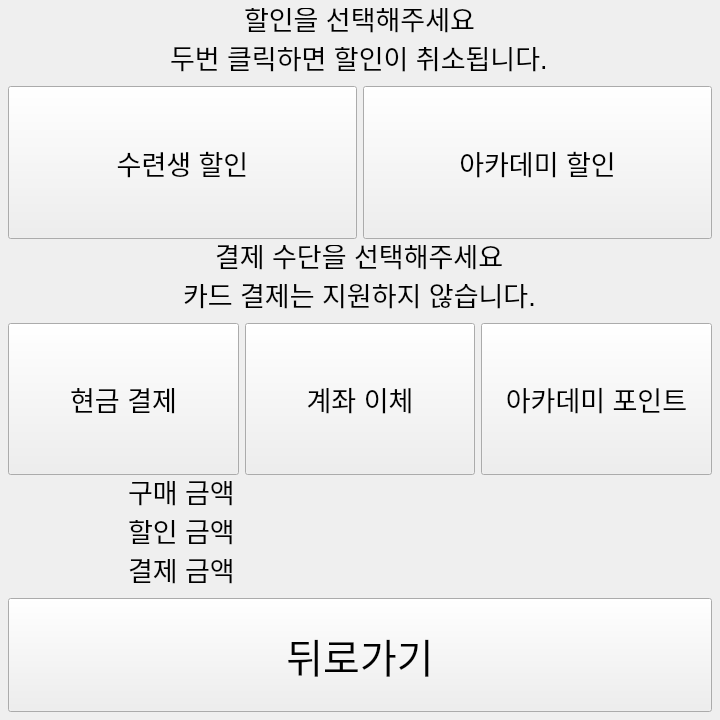
<?xml version="1.0" encoding="UTF-8"?>
<ui version="4.0">
 <class>Form</class>
 <widget class="QWidget" name="Form">
  <property name="geometry">
   <rect>
    <x>0</x>
    <y>0</y>
    <width>720</width>
    <height>720</height>
   </rect>
  </property>
  <property name="sizePolicy">
   <sizepolicy hsizetype="Expanding" vsizetype="Expanding">
    <horstretch>0</horstretch>
    <verstretch>0</verstretch>
   </sizepolicy>
  </property>
  <property name="minimumSize">
   <size>
    <width>720</width>
    <height>720</height>
   </size>
  </property>
  <property name="font">
   <font>
    <pointsize>20</pointsize>
   </font>
  </property>
  <property name="windowTitle">
   <string>Form</string>
  </property>
  <property name="styleSheet">
   <string notr="true"/>
  </property>
  <layout class="QVBoxLayout" name="verticalLayout" stretch="2,2,2">
   <property name="leftMargin">
    <number>8</number>
   </property>
   <property name="topMargin">
    <number>8</number>
   </property>
   <property name="rightMargin">
    <number>8</number>
   </property>
   <property name="bottomMargin">
    <number>8</number>
   </property>
   <item>
    <layout class="QGridLayout" name="gridLayout">
     <property name="leftMargin">
      <number>0</number>
     </property>
     <property name="topMargin">
      <number>0</number>
     </property>
     <property name="rightMargin">
      <number>0</number>
     </property>
     <property name="bottomMargin">
      <number>0</number>
     </property>
     <item row="2" column="0">
      <widget class="QPushButton" name="btn_student_discount">
       <property name="sizePolicy">
        <sizepolicy hsizetype="Expanding" vsizetype="Minimum">
         <horstretch>0</horstretch>
         <verstretch>0</verstretch>
        </sizepolicy>
       </property>
       <property name="font">
        <font>
         <pointsize>20</pointsize>
        </font>
       </property>
       <property name="text">
        <string>수련생 할인</string>
       </property>
      </widget>
     </item>
     <item row="2" column="1">
      <widget class="QPushButton" name="le_academy_discount">
       <property name="sizePolicy">
        <sizepolicy hsizetype="Expanding" vsizetype="Minimum">
         <horstretch>0</horstretch>
         <verstretch>0</verstretch>
        </sizepolicy>
       </property>
       <property name="font">
        <font>
         <pointsize>20</pointsize>
        </font>
       </property>
       <property name="autoFillBackground">
        <bool>false</bool>
       </property>
       <property name="text">
        <string>아카데미 할인</string>
       </property>
      </widget>
     </item>
     <item row="1" column="0" colspan="2">
      <widget class="QLineEdit" name="lineEdit_3">
       <property name="sizePolicy">
        <sizepolicy hsizetype="Expanding" vsizetype="Fixed">
         <horstretch>0</horstretch>
         <verstretch>0</verstretch>
        </sizepolicy>
       </property>
       <property name="focusPolicy">
        <enum>Qt::FocusPolicy::NoFocus</enum>
       </property>
       <property name="styleSheet">
        <string notr="true">background-color: transparent;</string>
       </property>
       <property name="text">
        <string>두번 클릭하면 할인이 취소됩니다.</string>
       </property>
       <property name="frame">
        <bool>false</bool>
       </property>
       <property name="alignment">
        <set>Qt::AlignmentFlag::AlignCenter</set>
       </property>
      </widget>
     </item>
     <item row="0" column="0" colspan="2">
      <widget class="QLineEdit" name="le_select_discount">
       <property name="sizePolicy">
        <sizepolicy hsizetype="Expanding" vsizetype="Fixed">
         <horstretch>0</horstretch>
         <verstretch>0</verstretch>
        </sizepolicy>
       </property>
       <property name="font">
        <font>
         <pointsize>20</pointsize>
        </font>
       </property>
       <property name="focusPolicy">
        <enum>Qt::FocusPolicy::NoFocus</enum>
       </property>
       <property name="styleSheet">
        <string notr="true">background-color: transparent;</string>
       </property>
       <property name="text">
        <string>할인을 선택해주세요</string>
       </property>
       <property name="frame">
        <bool>false</bool>
       </property>
       <property name="alignment">
        <set>Qt::AlignmentFlag::AlignCenter</set>
       </property>
       <property name="readOnly">
        <bool>true</bool>
       </property>
      </widget>
     </item>
    </layout>
   </item>
   <item>
    <layout class="QGridLayout" name="gridLayout_3" rowstretch="0,0,0" columnstretch="0,0,0" rowminimumheight="0,0,0">
     <property name="leftMargin">
      <number>0</number>
     </property>
     <property name="topMargin">
      <number>0</number>
     </property>
     <property name="rightMargin">
      <number>0</number>
     </property>
     <property name="bottomMargin">
      <number>0</number>
     </property>
     <item row="1" column="0" colspan="3">
      <widget class="QLineEdit" name="lineEdit_2">
       <property name="sizePolicy">
        <sizepolicy hsizetype="Expanding" vsizetype="Fixed">
         <horstretch>0</horstretch>
         <verstretch>0</verstretch>
        </sizepolicy>
       </property>
       <property name="font">
        <font>
         <pointsize>20</pointsize>
         <hintingpreference>PreferDefaultHinting</hintingpreference>
        </font>
       </property>
       <property name="focusPolicy">
        <enum>Qt::FocusPolicy::NoFocus</enum>
       </property>
       <property name="styleSheet">
        <string notr="true">background-color: transparent;</string>
       </property>
       <property name="text">
        <string>카드 결제는 지원하지 않습니다.</string>
       </property>
       <property name="frame">
        <bool>false</bool>
       </property>
       <property name="alignment">
        <set>Qt::AlignmentFlag::AlignCenter</set>
       </property>
      </widget>
     </item>
     <item row="2" column="1">
      <widget class="QPushButton" name="btn_bank_transfer_payment">
       <property name="sizePolicy">
        <sizepolicy hsizetype="Expanding" vsizetype="Minimum">
         <horstretch>0</horstretch>
         <verstretch>0</verstretch>
        </sizepolicy>
       </property>
       <property name="font">
        <font>
         <pointsize>20</pointsize>
        </font>
       </property>
       <property name="text">
        <string>계좌 이체</string>
       </property>
      </widget>
     </item>
     <item row="2" column="0">
      <widget class="QPushButton" name="btn_cash_payment">
       <property name="sizePolicy">
        <sizepolicy hsizetype="Expanding" vsizetype="Minimum">
         <horstretch>0</horstretch>
         <verstretch>0</verstretch>
        </sizepolicy>
       </property>
       <property name="font">
        <font>
         <pointsize>20</pointsize>
        </font>
       </property>
       <property name="text">
        <string>현금 결제</string>
       </property>
      </widget>
     </item>
     <item row="2" column="2">
      <widget class="QPushButton" name="btn_academy_point_payment">
       <property name="sizePolicy">
        <sizepolicy hsizetype="Expanding" vsizetype="Minimum">
         <horstretch>0</horstretch>
         <verstretch>0</verstretch>
        </sizepolicy>
       </property>
       <property name="font">
        <font>
         <pointsize>20</pointsize>
        </font>
       </property>
       <property name="text">
        <string>아카데미 포인트</string>
       </property>
      </widget>
     </item>
     <item row="0" column="0" colspan="3">
      <widget class="QLineEdit" name="lineEdit">
       <property name="sizePolicy">
        <sizepolicy hsizetype="Expanding" vsizetype="Fixed">
         <horstretch>0</horstretch>
         <verstretch>0</verstretch>
        </sizepolicy>
       </property>
       <property name="font">
        <font>
         <pointsize>20</pointsize>
         <hintingpreference>PreferDefaultHinting</hintingpreference>
        </font>
       </property>
       <property name="focusPolicy">
        <enum>Qt::FocusPolicy::NoFocus</enum>
       </property>
       <property name="styleSheet">
        <string notr="true">background-color: transparent;</string>
       </property>
       <property name="text">
        <string>결제 수단을 선택해주세요</string>
       </property>
       <property name="frame">
        <bool>false</bool>
       </property>
       <property name="alignment">
        <set>Qt::AlignmentFlag::AlignCenter</set>
       </property>
      </widget>
     </item>
    </layout>
   </item>
   <item>
    <layout class="QGridLayout" name="gridLayout_2">
     <property name="leftMargin">
      <number>0</number>
     </property>
     <property name="topMargin">
      <number>0</number>
     </property>
     <property name="rightMargin">
      <number>0</number>
     </property>
     <property name="bottomMargin">
      <number>0</number>
     </property>
     <item row="1" column="1">
      <widget class="QLineEdit" name="le_discount_amount_num">
       <property name="sizePolicy">
        <sizepolicy hsizetype="Expanding" vsizetype="Minimum">
         <horstretch>0</horstretch>
         <verstretch>0</verstretch>
        </sizepolicy>
       </property>
       <property name="font">
        <font>
         <pointsize>20</pointsize>
        </font>
       </property>
       <property name="focusPolicy">
        <enum>Qt::FocusPolicy::NoFocus</enum>
       </property>
       <property name="styleSheet">
        <string>background-color: transparent;</string>
       </property>
       <property name="frame">
        <bool>false</bool>
       </property>
       <property name="readOnly">
        <bool>true</bool>
       </property>
      </widget>
     </item>
     <item row="2" column="0">
      <widget class="QLineEdit" name="le_payment_amount">
       <property name="sizePolicy">
        <sizepolicy hsizetype="Expanding" vsizetype="Minimum">
         <horstretch>0</horstretch>
         <verstretch>0</verstretch>
        </sizepolicy>
       </property>
       <property name="font">
        <font>
         <pointsize>20</pointsize>
        </font>
       </property>
       <property name="focusPolicy">
        <enum>Qt::FocusPolicy::NoFocus</enum>
       </property>
       <property name="styleSheet">
        <string>background-color: transparent;</string>
       </property>
       <property name="text">
        <string>결제 금액</string>
       </property>
       <property name="frame">
        <bool>false</bool>
       </property>
       <property name="alignment">
        <set>Qt::AlignmentFlag::AlignCenter</set>
       </property>
       <property name="readOnly">
        <bool>true</bool>
       </property>
      </widget>
     </item>
     <item row="0" column="1">
      <widget class="QLineEdit" name="le_purchase_amount_num">
       <property name="sizePolicy">
        <sizepolicy hsizetype="Expanding" vsizetype="Minimum">
         <horstretch>0</horstretch>
         <verstretch>0</verstretch>
        </sizepolicy>
       </property>
       <property name="font">
        <font>
         <pointsize>20</pointsize>
        </font>
       </property>
       <property name="focusPolicy">
        <enum>Qt::FocusPolicy::NoFocus</enum>
       </property>
       <property name="styleSheet">
        <string>background-color: transparent;</string>
       </property>
       <property name="frame">
        <bool>false</bool>
       </property>
       <property name="readOnly">
        <bool>true</bool>
       </property>
      </widget>
     </item>
     <item row="0" column="0">
      <widget class="QLineEdit" name="le_purchase_amount">
       <property name="sizePolicy">
        <sizepolicy hsizetype="Expanding" vsizetype="Minimum">
         <horstretch>0</horstretch>
         <verstretch>0</verstretch>
        </sizepolicy>
       </property>
       <property name="font">
        <font>
         <pointsize>20</pointsize>
        </font>
       </property>
       <property name="focusPolicy">
        <enum>Qt::FocusPolicy::NoFocus</enum>
       </property>
       <property name="styleSheet">
        <string notr="true">background-color: transparent;</string>
       </property>
       <property name="text">
        <string>구매 금액</string>
       </property>
       <property name="frame">
        <bool>false</bool>
       </property>
       <property name="alignment">
        <set>Qt::AlignmentFlag::AlignCenter</set>
       </property>
       <property name="readOnly">
        <bool>true</bool>
       </property>
      </widget>
     </item>
     <item row="2" column="1">
      <widget class="QLineEdit" name="le_payment_amount_num">
       <property name="sizePolicy">
        <sizepolicy hsizetype="Expanding" vsizetype="Minimum">
         <horstretch>0</horstretch>
         <verstretch>0</verstretch>
        </sizepolicy>
       </property>
       <property name="font">
        <font>
         <pointsize>20</pointsize>
        </font>
       </property>
       <property name="focusPolicy">
        <enum>Qt::FocusPolicy::NoFocus</enum>
       </property>
       <property name="styleSheet">
        <string>background-color: transparent;</string>
       </property>
       <property name="frame">
        <bool>false</bool>
       </property>
       <property name="readOnly">
        <bool>true</bool>
       </property>
      </widget>
     </item>
     <item row="1" column="0">
      <widget class="QLineEdit" name="le_discount_amount">
       <property name="sizePolicy">
        <sizepolicy hsizetype="Expanding" vsizetype="Minimum">
         <horstretch>0</horstretch>
         <verstretch>0</verstretch>
        </sizepolicy>
       </property>
       <property name="font">
        <font>
         <pointsize>20</pointsize>
        </font>
       </property>
       <property name="focusPolicy">
        <enum>Qt::FocusPolicy::NoFocus</enum>
       </property>
       <property name="styleSheet">
        <string>background-color: transparent;</string>
       </property>
       <property name="text">
        <string>할인 금액</string>
       </property>
       <property name="frame">
        <bool>false</bool>
       </property>
       <property name="alignment">
        <set>Qt::AlignmentFlag::AlignCenter</set>
       </property>
       <property name="readOnly">
        <bool>true</bool>
       </property>
      </widget>
     </item>
     <item row="3" column="0" colspan="2">
      <widget class="QPushButton" name="btn_back">
       <property name="sizePolicy">
        <sizepolicy hsizetype="Expanding" vsizetype="Expanding">
         <horstretch>0</horstretch>
         <verstretch>0</verstretch>
        </sizepolicy>
       </property>
       <property name="font">
        <font>
         <pointsize>30</pointsize>
        </font>
       </property>
       <property name="text">
        <string>뒤로가기</string>
       </property>
      </widget>
     </item>
    </layout>
   </item>
  </layout>
 </widget>
 <resources/>
 <connections/>
</ui>
